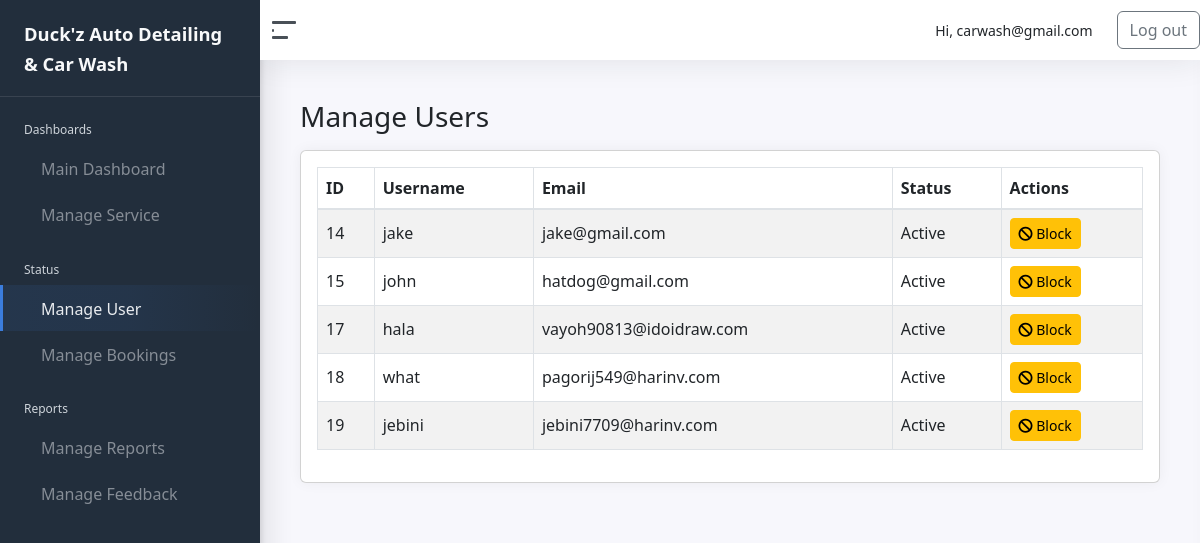
Screenshot of /admin/manage_user.php (signed in) with the database file from the repository.
### tables this page shows
CREATE TABLE `customer` (
  `CustomerID` int(11) NOT NULL,
  `Username` varchar(50) NOT NULL,
  `EmailAddress` varchar(100) NOT NULL,
  `Age` int(11) DEFAULT NULL,
  `Password` varchar(255) NOT NULL,
  `ConfirmPassword` varchar(255) NOT NULL,
  `ProfilePicture` varchar(255) DEFAULT NULL,
  `ServiceID` int(11) DEFAULT NULL,
  `BookingDate` datetime DEFAULT NULL,
  `StatusID` int(11) DEFAULT 1,
  `is_google_user` tinyint(1) DEFAULT 0,
  `Status` enum('Active','Blocked') NOT NULL DEFAULT 'Active',
  `otp_code` varchar(6) DEFAULT NULL,
  `otp_expires_at` datetime DEFAULT NULL
);

### admin/manage_user.php (the view, shortened to what this page needs)
<?php
require_once '../connection/conn.php';
$result = $conn->query("SELECT * FROM customer ORDER BY CustomerID ASC");
?>
<!DOCTYPE html>
<html lang="en">
<?php include 'includes/head.php'; ?>
<body>
<div class="wrapper">
    <?php include 'includes/sidebar.php'; ?>
    <div class="main">
        <?php include 'includes/navbar.php'; ?>
        <main class="content">
            <div class="container-fluid p-0">
                <h1 class="h3 mb-3">Manage Users</h1>
                <div class="row">
                    <div class="col-12">
                        <div class="card">
                            <div class="card-body">
                                <table id="userTable" class="table table-striped table-bordered">
                                    <thead>
                                        <tr>
                                            <th>ID</th>
                                            <th>Username</th>
                                            <th>Email</th>
                                            <th>Status</th>
                                            <th>Actions</th>
                                        </tr>
                                    </thead>
                                    <tbody>
                                        <?php while ($row = $result->fetch_assoc()): ?>
                                            <tr>
                                                <td><?= $row['CustomerID']; ?></td>
                                                <td><?= $row['Username']; ?></td>
                                                <td><?= $row['EmailAddress']; ?></td>
                                                <td><?= $row['Status']; ?></td>
                                                <td>
                                                    <form method="POST" style="display: inline;">
                                                        <?php if ($row['Status'] === 'Blocked'): ?>
                                                            <button type="submit" name="unblock_user" class="btn btn-success btn-sm">
                                                                <i class="fa fa-unlock"></i> Unblock
                                                            </button>
                                                        <?php else: ?>
                                                            <button type="submit" name="block_user" class="btn btn-warning btn-sm">
                                                                <i class="fa fa-ban"></i> Block
                                                            </button>
                                                        <?php endif; ?>
                                                    </form>
                                                </td>
                                            </tr>
                                        <?php endwhile; ?>
                                    </tbody>
                                </table>
                            </div>
                        </div>
                    </div>
                </div>
            </div>
        </main>
    </div>
</div>
</body>
</html>

### admin/css/admin-style.css (style rules this page uses)
html { scroll-behavior: smooth; }
body { background-color: #f8f9fa; font-family: 'Segoe UI', Tahoma, Geneva, Verdana, sans-serif; color: #333; }
.content { max-height: 100vh; overflow-y: auto; }
.wrapper { height: 100vh; }
.main { flex: 1; overflow-y: auto; padding-bottom: 50px; height: calc(100vh - 60px); }
.card { border: 1px solid #ddd; margin-bottom: 20px; transition: transform 0.3s ease-in-out, box-shadow 0.3s ease; border-radius: 10px; opacity: 0; animation: fadeInUp 0.8s forwards; }
.card-body { padding: 20px; background-color: #ffffff; border-radius: 10px; }

### rows the page displays
customer: CustomerID "14", Username "jake", EmailAddress "jake@gmail.com", Status "Active", shows "Block"
customer: CustomerID "15", Username "john", EmailAddress "hatdog@gmail.com", Status "Active", shows "Block"
customer: CustomerID "17", Username "hala", EmailAddress "vayoh90813@idoidraw.com", Status "Active", shows "Block"
customer: CustomerID "18", Username "what", EmailAddress "pagorij549@harinv.com", Status "Active", shows "Block"
customer: CustomerID "19", Username "jebini", EmailAddress "jebini7709@harinv.com", Status "Active", shows "Block"

### other values shown
$_SESSION["email"] "carwash@gmail.com"
